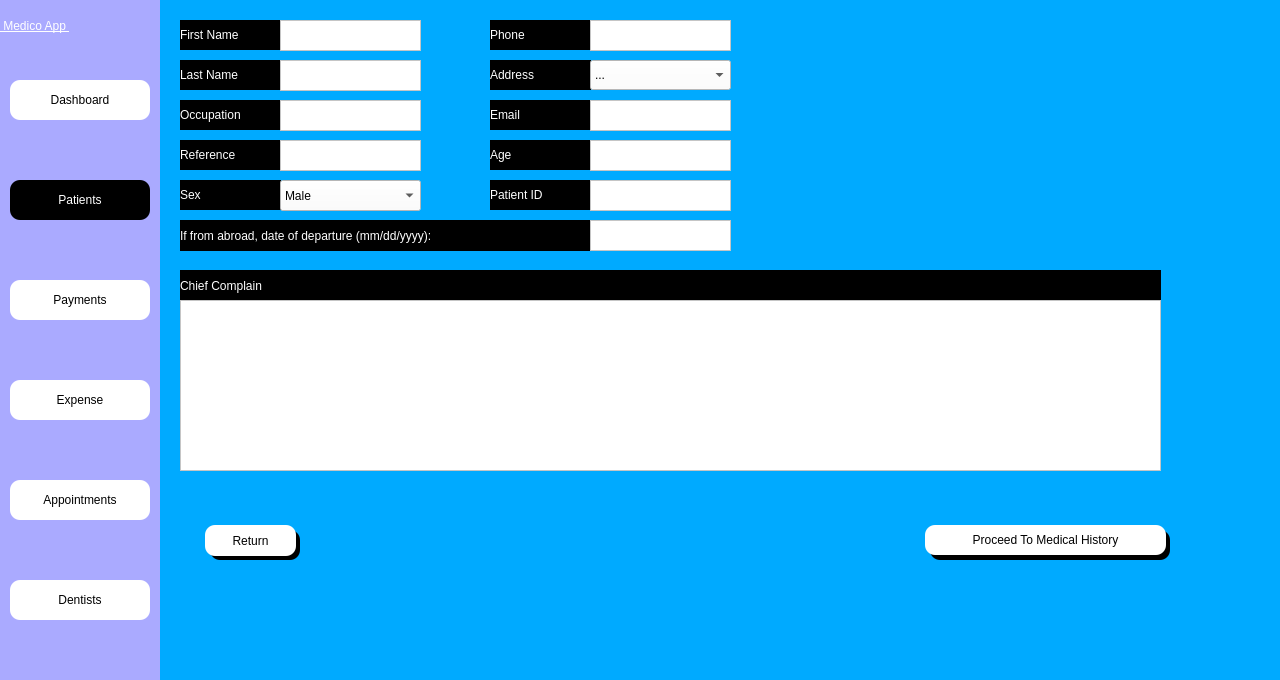
<?xml version="1.0" encoding="UTF-8"?>
<ui version="4.0">
 <class>Dialog</class>
 <widget class="QDialog" name="Dialog">
  <property name="geometry">
   <rect>
    <x>0</x>
    <y>0</y>
    <width>1280</width>
    <height>680</height>
   </rect>
  </property>
  <property name="windowTitle">
   <string>Dialog</string>
  </property>
  <property name="styleSheet">
   <string notr="true">background-color: rgb(0, 170, 255);</string>
  </property>
  <widget class="QWidget" name="side_bar" native="true">
   <property name="geometry">
    <rect>
     <x>0</x>
     <y>0</y>
     <width>160</width>
     <height>681</height>
    </rect>
   </property>
   <property name="styleSheet">
    <string notr="true">background-color: rgb(170, 170, 255);</string>
   </property>
   <widget class="QPushButton" name="patient_btn">
    <property name="geometry">
     <rect>
      <x>10</x>
      <y>180</y>
      <width>140</width>
      <height>40</height>
     </rect>
    </property>
    <property name="styleSheet">
     <string notr="true">
QPushButton{


font:  14pt &quot;Segoe UI &quot;;
background-color: rgb(255, 255, 255);
border-top-left-radius:10px;
border-bottom-left-radius:10px;
border-top-right-radius:10px;
border-bottom-right-radius:10px;

	background-color: rgb(0, 0, 0);
	color: rgb(255, 255, 255);
}

QPushButton:hover{
	background-color: rgb(161, 161, 161);
	color: rgb(255, 255, 255);
}
QPushButton:focus{
	background-color: rgb(0, 0, 0);
	color: rgb(255, 255, 255);
}
</string>
    </property>
    <property name="text">
     <string>Patients</string>
    </property>
    <property name="icon">
     <iconset>
      <normaloff>../Medico_modern/patientdownload .png</normaloff>../Medico_modern/patientdownload .png</iconset>
    </property>
   </widget>
   <widget class="QPushButton" name="dash_btn">
    <property name="geometry">
     <rect>
      <x>10</x>
      <y>80</y>
      <width>140</width>
      <height>40</height>
     </rect>
    </property>
    <property name="styleSheet">
     <string notr="true">QPushButton{


font:  14pt &quot;Segoe UI &quot;;
background-color: rgb(255, 255, 255);
border-top-left-radius:10px;
border-bottom-left-radius:10px;
border-top-right-radius:10px;
border-bottom-right-radius:10px;}
QPushButton:hover{
	background-color: rgb(161, 161, 161);
	color: rgb(255, 255, 255);
}
QPushButton:focus{
	background-color: rgb(161, 161, 161);
	color: rgb(255, 255, 255);
}</string>
    </property>
    <property name="text">
     <string>Dashboard</string>
    </property>
    <property name="icon">
     <iconset>
      <normaloff>../Medico_modern/dashboard.png</normaloff>../Medico_modern/dashboard.png</iconset>
    </property>
   </widget>
   <widget class="QPushButton" name="appointment_btn">
    <property name="geometry">
     <rect>
      <x>10</x>
      <y>480</y>
      <width>140</width>
      <height>40</height>
     </rect>
    </property>
    <property name="styleSheet">
     <string notr="true">QPushButton{


font:  14pt &quot;Segoe UI &quot;;
background-color: rgb(255, 255, 255);
border-top-left-radius:10px;
border-bottom-left-radius:10px;
border-top-right-radius:10px;
border-bottom-right-radius:10px;}
QPushButton:hover{
	background-color: rgb(161, 161, 161);
	color: rgb(255, 255, 255);
}
QPushButton:focus{
	background-color: rgb(161, 161, 161);
	color: rgb(255, 255, 255);
}</string>
    </property>
    <property name="text">
     <string>Appointments</string>
    </property>
    <property name="icon">
     <iconset>
      <normaloff>../Medico_modern/appointmentdownload (1).png</normaloff>../Medico_modern/appointmentdownload (1).png</iconset>
    </property>
   </widget>
   <widget class="QPushButton" name="dentist_btn">
    <property name="geometry">
     <rect>
      <x>10</x>
      <y>580</y>
      <width>140</width>
      <height>40</height>
     </rect>
    </property>
    <property name="styleSheet">
     <string notr="true">QPushButton{


font:  14pt &quot;Segoe UI &quot;;
background-color: rgb(255, 255, 255);
border-top-left-radius:10px;
border-bottom-left-radius:10px;
border-top-right-radius:10px;
border-bottom-right-radius:10px;}
QPushButton:hover{
	background-color: rgb(161, 161, 161);
	color: rgb(255, 255, 255);
}
QPushButton:focus{
	background-color: rgb(161, 161, 161);
	color: rgb(255, 255, 255);
}</string>
    </property>
    <property name="text">
     <string>Dentists</string>
    </property>
    <property name="icon">
     <iconset>
      <normaloff>../Medico_modern/dentistimages.png</normaloff>../Medico_modern/dentistimages.png</iconset>
    </property>
   </widget>
   <widget class="QPushButton" name="expense_btn">
    <property name="geometry">
     <rect>
      <x>10</x>
      <y>380</y>
      <width>140</width>
      <height>40</height>
     </rect>
    </property>
    <property name="styleSheet">
     <string notr="true">QPushButton{


font:  14pt &quot;Segoe UI &quot;;
background-color: rgb(255, 255, 255);
border-top-left-radius:10px;
border-bottom-left-radius:10px;
border-top-right-radius:10px;
border-bottom-right-radius:10px;}
QPushButton:hover{
	background-color: rgb(161, 161, 161);
	color: rgb(255, 255, 255);
}
QPushButton:focus{
	background-color: rgb(161, 161, 161);
	color: rgb(255, 255, 255);
}</string>
    </property>
    <property name="text">
     <string>Expense</string>
    </property>
    <property name="icon">
     <iconset>
      <normaloff>../Medico_modern/billingdownload (1).png</normaloff>../Medico_modern/billingdownload (1).png</iconset>
    </property>
   </widget>
   <widget class="QPushButton" name="payment_btn">
    <property name="geometry">
     <rect>
      <x>10</x>
      <y>280</y>
      <width>140</width>
      <height>40</height>
     </rect>
    </property>
    <property name="styleSheet">
     <string notr="true">QPushButton{


font:  14pt &quot;Segoe UI &quot;;
background-color: rgb(255, 255, 255);
border-top-left-radius:10px;
border-bottom-left-radius:10px;
border-top-right-radius:10px;
border-bottom-right-radius:10px;}
QPushButton:hover{
	background-color: rgb(161, 161, 161);
	color: rgb(255, 255, 255);
}
QPushButton:focus{
	background-color: rgb(161, 161, 161);
	color: rgb(255, 255, 255);
}</string>
    </property>
    <property name="text">
     <string>Payments</string>
    </property>
    <property name="icon">
     <iconset>
      <normaloff>../Medico_modern/billingdownload (1).png</normaloff>../Medico_modern/billingdownload (1).png</iconset>
    </property>
   </widget>
   <widget class="QLabel" name="label_5">
    <property name="geometry">
     <rect>
      <x>0</x>
      <y>0</y>
      <width>161</width>
      <height>51</height>
     </rect>
    </property>
    <property name="styleSheet">
     <string notr="true">font: 20pt &quot;MS Shell Dlg 2&quot;;
font: 75 20pt &quot;MS Shell Dlg 2&quot;;
text-decoration: underline;
font: 22pt &quot;MS Shell Dlg 2&quot;;
background-color: rgba(255, 255, 255,0);
color: rgb(255, 255, 255);
</string>
    </property>
    <property name="text">
     <string> Medico App </string>
    </property>
   </widget>
  </widget>
  <widget class="QLabel" name="add_fname">
   <property name="geometry">
    <rect>
     <x>180</x>
     <y>20</y>
     <width>101</width>
     <height>30</height>
    </rect>
   </property>
   <property name="styleSheet">
    <string notr="true">
color: rgb(255, 255, 255);
background-color: rgb(0, 0, 0);

font:  14pt &quot;Segoe UI &quot;;</string>
   </property>
   <property name="text">
    <string>First Name</string>
   </property>
  </widget>
  <widget class="QTextEdit" name="add_fname_edit">
   <property name="geometry">
    <rect>
     <x>280</x>
     <y>20</y>
     <width>141</width>
     <height>31</height>
    </rect>
   </property>
   <property name="styleSheet">
    <string notr="true">QTextEdit:focus{
background-color: rgb(255, 255, 255);
}
QTextEdit{
background-color: rgb(255, 255, 255);
	font: 12pt &quot;Segoe UI&quot;;
}
</string>
   </property>
  </widget>
  <widget class="QLabel" name="add_lname">
   <property name="geometry">
    <rect>
     <x>180</x>
     <y>60</y>
     <width>101</width>
     <height>30</height>
    </rect>
   </property>
   <property name="styleSheet">
    <string notr="true">
color: rgb(255, 255, 255);
background-color: rgb(0, 0, 0);

font:  14pt &quot;Segoe UI &quot;;</string>
   </property>
   <property name="text">
    <string>Last Name</string>
   </property>
  </widget>
  <widget class="QTextEdit" name="add_lname_edit">
   <property name="geometry">
    <rect>
     <x>280</x>
     <y>60</y>
     <width>141</width>
     <height>31</height>
    </rect>
   </property>
   <property name="styleSheet">
    <string notr="true">QTextEdit:focus{
background-color: rgb(255, 255, 255);
}
QTextEdit{
background-color: rgb(255, 255, 255);
	font: 12pt &quot;Segoe UI&quot;;
}
</string>
   </property>
  </widget>
  <widget class="QLabel" name="add_phn">
   <property name="geometry">
    <rect>
     <x>490</x>
     <y>20</y>
     <width>101</width>
     <height>30</height>
    </rect>
   </property>
   <property name="styleSheet">
    <string notr="true">
color: rgb(255, 255, 255);
background-color: rgb(0, 0, 0);

font:  14pt &quot;Segoe UI &quot;;</string>
   </property>
   <property name="text">
    <string>Phone</string>
   </property>
  </widget>
  <widget class="QTextEdit" name="add_phn_edit">
   <property name="geometry">
    <rect>
     <x>590</x>
     <y>20</y>
     <width>141</width>
     <height>31</height>
    </rect>
   </property>
   <property name="styleSheet">
    <string notr="true">QTextEdit:focus{
background-color: rgb(255, 255, 255);
}
QTextEdit{
background-color: rgb(255, 255, 255);
	font: 12pt &quot;Segoe UI&quot;;
}
</string>
   </property>
  </widget>
  <widget class="QLabel" name="add_address">
   <property name="geometry">
    <rect>
     <x>490</x>
     <y>60</y>
     <width>101</width>
     <height>30</height>
    </rect>
   </property>
   <property name="styleSheet">
    <string notr="true">
color: rgb(255, 255, 255);
background-color: rgb(0, 0, 0);

font:  14pt &quot;Segoe UI &quot;;</string>
   </property>
   <property name="text">
    <string>Address</string>
   </property>
  </widget>
  <widget class="QLabel" name="add_occu">
   <property name="geometry">
    <rect>
     <x>180</x>
     <y>100</y>
     <width>101</width>
     <height>30</height>
    </rect>
   </property>
   <property name="styleSheet">
    <string notr="true">
color: rgb(255, 255, 255);
background-color: rgb(0, 0, 0);

font:  14pt &quot;Segoe UI &quot;;</string>
   </property>
   <property name="text">
    <string>Occupation</string>
   </property>
  </widget>
  <widget class="QTextEdit" name="add_occu_edit">
   <property name="geometry">
    <rect>
     <x>280</x>
     <y>100</y>
     <width>141</width>
     <height>31</height>
    </rect>
   </property>
   <property name="styleSheet">
    <string notr="true">QTextEdit:focus{
background-color: rgb(255, 255, 255);
}
QTextEdit{
background-color: rgb(255, 255, 255);
	font: 12pt &quot;Segoe UI&quot;;
}
</string>
   </property>
  </widget>
  <widget class="QLabel" name="add_email">
   <property name="geometry">
    <rect>
     <x>490</x>
     <y>100</y>
     <width>101</width>
     <height>30</height>
    </rect>
   </property>
   <property name="styleSheet">
    <string notr="true">
color: rgb(255, 255, 255);
background-color: rgb(0, 0, 0);

font:  14pt &quot;Segoe UI &quot;;</string>
   </property>
   <property name="text">
    <string>Email</string>
   </property>
  </widget>
  <widget class="QTextEdit" name="add_email_edit">
   <property name="geometry">
    <rect>
     <x>590</x>
     <y>100</y>
     <width>141</width>
     <height>31</height>
    </rect>
   </property>
   <property name="styleSheet">
    <string notr="true">QTextEdit:focus{
background-color: rgb(255, 255, 255);
}
QTextEdit{
background-color: rgb(255, 255, 255);
	font: 12pt &quot;Segoe UI&quot;;
}
</string>
   </property>
  </widget>
  <widget class="QLabel" name="add_ref">
   <property name="geometry">
    <rect>
     <x>180</x>
     <y>140</y>
     <width>101</width>
     <height>30</height>
    </rect>
   </property>
   <property name="styleSheet">
    <string notr="true">
color: rgb(255, 255, 255);
background-color: rgb(0, 0, 0);

font:  14pt &quot;Segoe UI &quot;;</string>
   </property>
   <property name="text">
    <string>Reference</string>
   </property>
  </widget>
  <widget class="QTextEdit" name="add_ref_edit">
   <property name="geometry">
    <rect>
     <x>280</x>
     <y>140</y>
     <width>141</width>
     <height>31</height>
    </rect>
   </property>
   <property name="styleSheet">
    <string notr="true">QTextEdit:focus{
background-color: rgb(255, 255, 255);
}
QTextEdit{
background-color: rgb(255, 255, 255);
	font: 12pt &quot;Segoe UI&quot;;
}
</string>
   </property>
  </widget>
  <widget class="QLabel" name="add_depart">
   <property name="geometry">
    <rect>
     <x>180</x>
     <y>220</y>
     <width>431</width>
     <height>31</height>
    </rect>
   </property>
   <property name="styleSheet">
    <string notr="true">
color: rgb(255, 255, 255);
background-color: rgb(0, 0, 0);

font:  14pt &quot;Segoe UI &quot;;</string>
   </property>
   <property name="text">
    <string>If from abroad, date of departure (mm/dd/yyyy):</string>
   </property>
  </widget>
  <widget class="QLabel" name="add_complain">
   <property name="geometry">
    <rect>
     <x>180</x>
     <y>270</y>
     <width>981</width>
     <height>31</height>
    </rect>
   </property>
   <property name="styleSheet">
    <string notr="true">
color: rgb(255, 255, 255);
background-color: rgb(0, 0, 0);

font:  14pt &quot;Segoe UI &quot;;</string>
   </property>
   <property name="text">
    <string>Chief Complain</string>
   </property>
  </widget>
  <widget class="QTextEdit" name="add_complain_edit">
   <property name="geometry">
    <rect>
     <x>180</x>
     <y>300</y>
     <width>981</width>
     <height>171</height>
    </rect>
   </property>
   <property name="styleSheet">
    <string notr="true">QTextEdit:focus{
background-color: rgb(255, 255, 255);
}
QTextEdit{
background-color: rgb(255, 255, 255);
	font: 12pt &quot;Segoe UI&quot;;
}
</string>
   </property>
  </widget>
  <widget class="QPushButton" name="next_btn">
   <property name="geometry">
    <rect>
     <x>925</x>
     <y>525</y>
     <width>241</width>
     <height>30</height>
    </rect>
   </property>
   <property name="styleSheet">
    <string notr="true">QPushButton{


font:  14pt &quot;Segoe UI &quot;;
background-color: rgb(255, 255, 255);
border-top-left-radius:10px;
border-bottom-left-radius:10px;
border-top-right-radius:10px;
border-bottom-right-radius:10px;}
QPushButton:hover{
	background-color: rgb(161, 161, 161);
	color: rgb(255, 255, 255);
}
QPushButton:focus{
	background-color: rgb(161, 161, 161);
	color: rgb(255, 255, 255);
}</string>
   </property>
   <property name="text">
    <string>Proceed To Medical History</string>
   </property>
  </widget>
  <widget class="QLabel" name="add_age">
   <property name="geometry">
    <rect>
     <x>490</x>
     <y>140</y>
     <width>101</width>
     <height>30</height>
    </rect>
   </property>
   <property name="styleSheet">
    <string notr="true">
color: rgb(255, 255, 255);
background-color: rgb(0, 0, 0);

font:  14pt &quot;Segoe UI &quot;;</string>
   </property>
   <property name="text">
    <string>Age</string>
   </property>
  </widget>
  <widget class="QTextEdit" name="add_age_edit">
   <property name="geometry">
    <rect>
     <x>590</x>
     <y>140</y>
     <width>141</width>
     <height>31</height>
    </rect>
   </property>
   <property name="styleSheet">
    <string notr="true">QTextEdit:focus{
background-color: rgb(255, 255, 255);
}
QTextEdit{
background-color: rgb(255, 255, 255);
	font: 12pt &quot;Segoe UI&quot;;
}
</string>
   </property>
  </widget>
  <widget class="QLabel" name="add_sex">
   <property name="geometry">
    <rect>
     <x>180</x>
     <y>180</y>
     <width>101</width>
     <height>30</height>
    </rect>
   </property>
   <property name="styleSheet">
    <string notr="true">
color: rgb(255, 255, 255);
background-color: rgb(0, 0, 0);

font:  14pt &quot;Segoe UI &quot;;</string>
   </property>
   <property name="text">
    <string>Sex</string>
   </property>
  </widget>
  <widget class="QComboBox" name="add_sex_edit">
   <property name="geometry">
    <rect>
     <x>280</x>
     <y>180</y>
     <width>141</width>
     <height>31</height>
    </rect>
   </property>
   <property name="styleSheet">
    <string notr="true">#add_sex_edit,
#add_sex_edit QAbstractItemView {
    background-color: white;
background-color: rgb(255, 255, 255);
	font: 12pt &quot;Segoe UI&quot;;
}

#add_sex_edit QAbstractItemView:focus{
background-color: rgb(255, 255, 255);
}
QTextEdit{

}
</string>
   </property>
   <item>
    <property name="text">
     <string>Male</string>
    </property>
   </item>
   <item>
    <property name="text">
     <string>Female</string>
    </property>
   </item>
   <item>
    <property name="text">
     <string>Others</string>
    </property>
   </item>
  </widget>
  <widget class="QPushButton" name="return_btn">
   <property name="geometry">
    <rect>
     <x>205</x>
     <y>525</y>
     <width>91</width>
     <height>31</height>
    </rect>
   </property>
   <property name="styleSheet">
    <string notr="true">QPushButton{


font:  14pt &quot;Segoe UI &quot;;
background-color: rgb(255, 255, 255);
border-top-left-radius:10px;
border-bottom-left-radius:10px;
border-top-right-radius:10px;
border-bottom-right-radius:10px;}
QPushButton:hover{
	background-color: rgb(161, 161, 161);
	color: rgb(255, 255, 255);
}
QPushButton:focus{
	background-color: rgb(161, 161, 161);
	color: rgb(255, 255, 255);
}</string>
   </property>
   <property name="text">
    <string>Return</string>
   </property>
  </widget>
  <widget class="QLabel" name="label">
   <property name="geometry">
    <rect>
     <x>160</x>
     <y>0</y>
     <width>1280</width>
     <height>720</height>
    </rect>
   </property>
   <property name="text">
    <string/>
   </property>
   <property name="pixmap">
    <pixmap>../Images/daniel-frank-wKbWAMlHgNo-unsplash.jpg</pixmap>
   </property>
   <property name="scaledContents">
    <bool>true</bool>
   </property>
  </widget>
  <widget class="QLabel" name="label_3">
   <property name="geometry">
    <rect>
     <x>930</x>
     <y>530</y>
     <width>240</width>
     <height>30</height>
    </rect>
   </property>
   <property name="styleSheet">
    <string notr="true">background-color: rgb(0, 0, 0);
font: 12pt &quot;MS Shell Dlg 2&quot;;
border-top-left-radius:10px;
border-bottom-left-radius:10px;
border-top-right-radius:10px;
border-bottom-right-radius:10px;
color: rgb(255, 255, 255);
</string>
   </property>
   <property name="text">
    <string/>
   </property>
  </widget>
  <widget class="QLabel" name="label_4">
   <property name="geometry">
    <rect>
     <x>210</x>
     <y>530</y>
     <width>90</width>
     <height>30</height>
    </rect>
   </property>
   <property name="styleSheet">
    <string notr="true">background-color: rgb(0, 0, 0);
font: 12pt &quot;MS Shell Dlg 2&quot;;
border-top-left-radius:10px;
border-bottom-left-radius:10px;
border-top-right-radius:10px;
border-bottom-right-radius:10px;
color: rgb(255, 255, 255);
</string>
   </property>
   <property name="text">
    <string/>
   </property>
  </widget>
  <widget class="QLabel" name="add_pat_id">
   <property name="geometry">
    <rect>
     <x>490</x>
     <y>180</y>
     <width>101</width>
     <height>30</height>
    </rect>
   </property>
   <property name="styleSheet">
    <string notr="true">
color: rgb(255, 255, 255);
background-color: rgb(0, 0, 0);

font:  14pt &quot;Segoe UI &quot;;</string>
   </property>
   <property name="text">
    <string>Patient ID</string>
   </property>
  </widget>
  <widget class="QTextEdit" name="add_pat_id_edit">
   <property name="geometry">
    <rect>
     <x>590</x>
     <y>180</y>
     <width>141</width>
     <height>31</height>
    </rect>
   </property>
   <property name="styleSheet">
    <string notr="true">QTextEdit:focus{
background-color: rgb(255, 255, 255);
}
QTextEdit{
background-color: rgb(255, 255, 255);
	font: 12pt &quot;Segoe UI&quot;;
}
</string>
   </property>
  </widget>
  <widget class="QComboBox" name="address_combo">
   <property name="geometry">
    <rect>
     <x>590</x>
     <y>60</y>
     <width>141</width>
     <height>30</height>
    </rect>
   </property>
   <property name="styleSheet">
    <string notr="true">background-color: rgb(255, 255, 255);
	font: 12pt &quot;Segoe UI&quot;;</string>
   </property>
   <item>
    <property name="text">
     <string>...</string>
    </property>
   </item>
   <item>
    <property name="text">
     <string>Abdullahpur</string>
    </property>
   </item>
   <item>
    <property name="text">
     <string>Adabor</string>
    </property>
   </item>
   <item>
    <property name="text">
     <string>Agargaon</string>
    </property>
   </item>
   <item>
    <property name="text">
     <string>Ahmadbag</string>
    </property>
   </item>
   <item>
    <property name="text">
     <string>Badda</string>
    </property>
   </item>
   <item>
    <property name="text">
     <string>Baganbari</string>
    </property>
   </item>
   <item>
    <property name="text">
     <string>Banani</string>
    </property>
   </item>
   <item>
    <property name="text">
     <string>Baridhara</string>
    </property>
   </item>
   <item>
    <property name="text">
     <string>Basaboo</string>
    </property>
   </item>
   <item>
    <property name="text">
     <string>Bashundhara</string>
    </property>
   </item>
   <item>
    <property name="text">
     <string>Banasree</string>
    </property>
   </item>
   <item>
    <property name="text">
     <string>Bawnia</string>
    </property>
   </item>
   <item>
    <property name="text">
     <string>Beraid</string>
    </property>
   </item>
   <item>
    <property name="text">
     <string>Bochila</string>
    </property>
   </item>
   <item>
    <property name="text">
     <string>BRAC Bank</string>
    </property>
   </item>
   <item>
    <property name="text">
     <string>Cantonment area</string>
    </property>
   </item>
   <item>
    <property name="text">
     <string>Dakkhin Gao</string>
    </property>
   </item>
   <item>
    <property name="text">
     <string>Dakshinkhan</string>
    </property>
   </item>
   <item>
    <property name="text">
     <string>Dania</string>
    </property>
   </item>
   <item>
    <property name="text">
     <string>Demra</string>
    </property>
   </item>
   <item>
    <property name="text">
     <string>Dhanmondi</string>
    </property>
   </item>
   <item>
    <property name="text">
     <string>Farmgate</string>
    </property>
   </item>
   <item>
    <property name="text">
     <string>Gabtali</string>
    </property>
   </item>
   <item>
    <property name="text">
     <string>Goran</string>
    </property>
   </item>
   <item>
    <property name="text">
     <string>Gulshan</string>
    </property>
   </item>
   <item>
    <property name="text">
     <string>Hazaribagh</string>
    </property>
   </item>
   <item>
    <property name="text">
     <string>Islampur</string>
    </property>
   </item>
   <item>
    <property name="text">
     <string>Jurain</string>
    </property>
   </item>
   <item>
    <property name="text">
     <string>Kadamtala</string>
    </property>
   </item>
   <item>
    <property name="text">
     <string>Kafrul</string>
    </property>
   </item>
   <item>
    <property name="text">
     <string>Kakrail</string>
    </property>
   </item>
   <item>
    <property name="text">
     <string>Kamalapur</string>
    </property>
   </item>
   <item>
    <property name="text">
     <string>Kamrangirchar</string>
    </property>
   </item>
   <item>
    <property name="text">
     <string>Kazipara</string>
    </property>
   </item>
   <item>
    <property name="text">
     <string>Khilgaon</string>
    </property>
   </item>
   <item>
    <property name="text">
     <string>Khilkhet</string>
    </property>
   </item>
   <item>
    <property name="text">
     <string>Kotwali</string>
    </property>
   </item>
   <item>
    <property name="text">
     <string>Lalbagh</string>
    </property>
   </item>
   <item>
    <property name="text">
     <string>Madartek</string>
    </property>
   </item>
   <item>
    <property name="text">
     <string>Manda</string>
    </property>
   </item>
   <item>
    <property name="text">
     <string>Manikdi</string>
    </property>
   </item>
   <item>
    <property name="text">
     <string>Matuail</string>
    </property>
   </item>
   <item>
    <property name="text">
     <string>Mayakanon</string>
    </property>
   </item>
   <item>
    <property name="text">
     <string>Mohakhali</string>
    </property>
   </item>
   <item>
    <property name="text">
     <string>Mohammadpur</string>
    </property>
   </item>
   <item>
    <property name="text">
     <string>Motijheel</string>
    </property>
   </item>
   <item>
    <property name="text">
     <string>Mirpur</string>
    </property>
   </item>
   <item>
    <property name="text">
     <string>Mugda</string>
    </property>
   </item>
   <item>
    <property name="text">
     <string>Nandipara</string>
    </property>
   </item>
   <item>
    <property name="text">
     <string>Niketan, Gulshan</string>
    </property>
   </item>
   <item>
    <property name="text">
     <string>Nimtoli</string>
    </property>
   </item>
   <item>
    <property name="text">
     <string>Outter Dhaka</string>
    </property>
   </item>
   <item>
    <property name="text">
     <string>Pallabi</string>
    </property>
   </item>
   <item>
    <property name="text">
     <string>Paltan</string>
    </property>
   </item>
   <item>
    <property name="text">
     <string>Paribagh</string>
    </property>
   </item>
   <item>
    <property name="text">
     <string>Rajarbag</string>
    </property>
   </item>
   <item>
    <property name="text">
     <string>Ramna</string>
    </property>
   </item>
   <item>
    <property name="text">
     <string>Rampura</string>
    </property>
   </item>
   <item>
    <property name="text">
     <string>Sabujbag</string>
    </property>
   </item>
   <item>
    <property name="text">
     <string>Sadarghat</string>
    </property>
   </item>
   <item>
    <property name="text">
     <string>Satarkul</string>
    </property>
   </item>
   <item>
    <property name="text">
     <string>Segunbagicha</string>
    </property>
   </item>
   <item>
    <property name="text">
     <string>Shahbagh</string>
    </property>
   </item>
   <item>
    <property name="text">
     <string>Sher-e-Bangla Nagar</string>
    </property>
   </item>
   <item>
    <property name="text">
     <string>Shyampur</string>
    </property>
   </item>
   <item>
    <property name="text">
     <string>Sutrapur</string>
    </property>
   </item>
   <item>
    <property name="text">
     <string>Tejgaon</string>
    </property>
   </item>
   <item>
    <property name="text">
     <string>UCBL Bank</string>
    </property>
   </item>
   <item>
    <property name="text">
     <string>Uttara</string>
    </property>
   </item>
   <item>
    <property name="text">
     <string>Uttarkhan</string>
    </property>
   </item>
   <item>
    <property name="text">
     <string>Vatara</string>
    </property>
   </item>
   <item>
    <property name="text">
     <string>Wari</string>
    </property>
   </item>
  </widget>
  <widget class="QTextEdit" name="add_depart_edit">
   <property name="geometry">
    <rect>
     <x>590</x>
     <y>220</y>
     <width>141</width>
     <height>31</height>
    </rect>
   </property>
   <property name="styleSheet">
    <string notr="true">QTextEdit:focus{
background-color: rgb(255, 255, 255);
}
QTextEdit{
background-color: rgb(255, 255, 255);
	font: 12pt &quot;Segoe UI&quot;;
}
</string>
   </property>
  </widget>
  <zorder>label</zorder>
  <zorder>side_bar</zorder>
  <zorder>add_fname</zorder>
  <zorder>add_fname_edit</zorder>
  <zorder>add_lname</zorder>
  <zorder>add_lname_edit</zorder>
  <zorder>add_phn</zorder>
  <zorder>add_phn_edit</zorder>
  <zorder>add_address</zorder>
  <zorder>add_occu</zorder>
  <zorder>add_occu_edit</zorder>
  <zorder>add_email</zorder>
  <zorder>add_email_edit</zorder>
  <zorder>add_ref</zorder>
  <zorder>add_ref_edit</zorder>
  <zorder>add_depart</zorder>
  <zorder>add_complain</zorder>
  <zorder>add_complain_edit</zorder>
  <zorder>add_age</zorder>
  <zorder>add_age_edit</zorder>
  <zorder>add_sex</zorder>
  <zorder>add_sex_edit</zorder>
  <zorder>label_3</zorder>
  <zorder>next_btn</zorder>
  <zorder>label_4</zorder>
  <zorder>return_btn</zorder>
  <zorder>add_pat_id</zorder>
  <zorder>add_pat_id_edit</zorder>
  <zorder>address_combo</zorder>
  <zorder>add_depart_edit</zorder>
 </widget>
 <tabstops>
  <tabstop>add_fname_edit</tabstop>
  <tabstop>add_lname_edit</tabstop>
  <tabstop>add_occu_edit</tabstop>
  <tabstop>add_ref_edit</tabstop>
  <tabstop>add_sex_edit</tabstop>
  <tabstop>add_phn_edit</tabstop>
  <tabstop>address_combo</tabstop>
  <tabstop>add_email_edit</tabstop>
  <tabstop>add_age_edit</tabstop>
  <tabstop>add_pat_id_edit</tabstop>
  <tabstop>add_depart_edit</tabstop>
  <tabstop>add_complain_edit</tabstop>
  <tabstop>next_btn</tabstop>
  <tabstop>return_btn</tabstop>
  <tabstop>dash_btn</tabstop>
  <tabstop>patient_btn</tabstop>
  <tabstop>payment_btn</tabstop>
  <tabstop>expense_btn</tabstop>
  <tabstop>appointment_btn</tabstop>
  <tabstop>dentist_btn</tabstop>
 </tabstops>
 <resources/>
 <connections/>
</ui>
